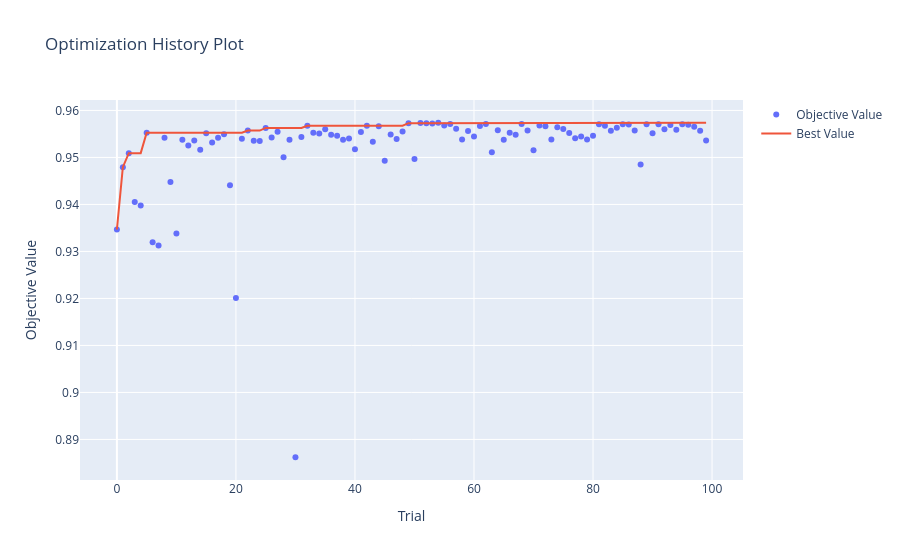

This figure's notebook cell:
### Code cell
vis.plot_optimization_history(study=study)
